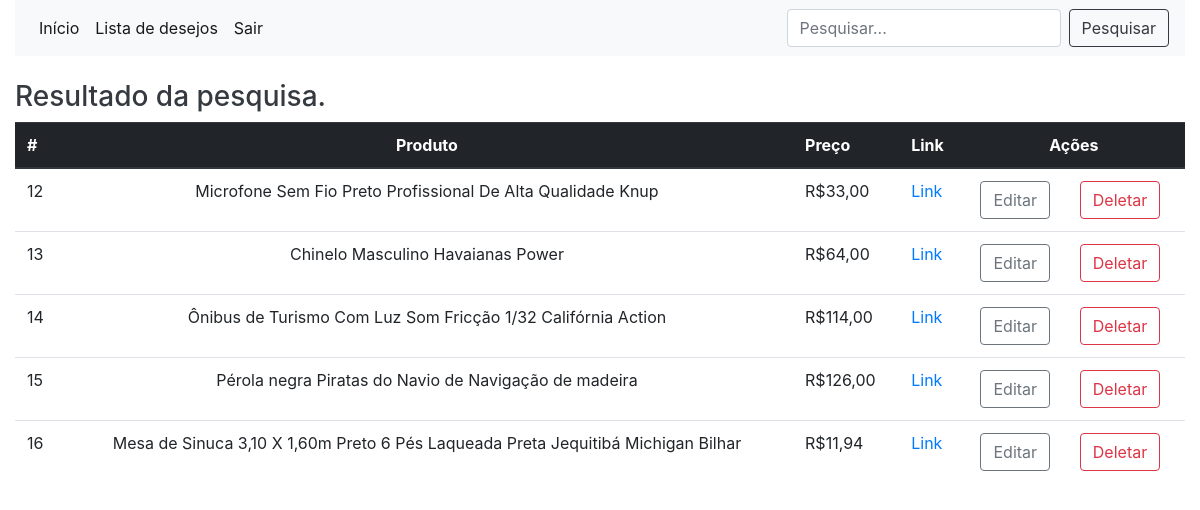
The app's page /pesquisar.php (signed in) with its own data.
### tables this page shows
CREATE TABLE `tb_produto` (
  `id_produto` int(11) NOT NULL,
  `produto` varchar(100) NOT NULL,
  `preco` float NOT NULL,
  `link` varchar(200) NOT NULL,
  `id_usuario` int(11) NOT NULL
);

### pesquisar.php (the view, shortened to what this page needs)
<html lang="pt-br">
<head>
<link rel="stylesheet" type="text/css" href="css/estilo.css">
<link rel="stylesheet" type="text/css" href="css/bootstrap.min.css">
</head>
<body class="container-fluid">
    <?php include 'menu.php'; ?>
           <h3 class="text-dark">Resultado da pesquisa.</h3>
    <?php
    include 'connect.php';
    $pesquisar = $_POST['pesquisar'];
    $sql = "SELECT id_produto, produto , preco, link
            FROM tb_produto
            WHERE produto LIKE '%$pesquisar%' OR preco LIKE '%$pesquisar%' OR link LIKE '%$pesquisar%'
            LIMIT 5";
    $resultado = mysqli_query($connect, $sql);
    if(mysqli_affected_rows($connect) > 0 )
    {
        $desejos = array(); ?>
            <table class="table">
            <thead class="thead-dark">
                <tr>
                    <th scope="col">#</th>
                    <th scope="col" class="text-center">Produto</th>
                    <th scope="col">Preço</th>
                    <th scope="col">Link</th>
                    <th colspan="2" class="text-center">Ações</th>
                </tr>
            <?php
            while ($desejos = mysqli_fetch_assoc($resultado) )
            {
                echo '<tr>';
                foreach ($desejos as $coluna_atual => $valor_atual) {
                    if($coluna_atual == 'id_produto')
                    {
                        $id_produto = $valor_atual;
                        echo '<td>' .$valor_atual. '</td>';
                    }
                    else if($coluna_atual == 'produto')
                    {
                        echo '<td class = "text-center">' .$valor_atual. '</td>';
                    }
                    else if($coluna_atual == 'preco')
                    {
                        $preco = $valor_atual;
                        $valor_atual = number_format($preco, 2, ',', '.');
                        echo '<td>R$' .$valor_atual. '</td>';
                    }
                    else if($coluna_atual == 'link')
                    {
                        echo '<td><a href="' .$valor_atual. '">Link</a></td>';
                    }
                }
                echo '<td class="text-center"><a href="editar_produto.php?id_produto='.$id_produto.'" class="btn btn-outline-secondary">Editar</a></td>';
                echo '<td class"=text-center"><a href="deletar_produto.php?id_produto='.$id_produto.'"  class="btn btn-outline-danger">Deletar</a></td>';
                echo '</tr>';
            }
            ?>
                </thead>
            </table>
                    <?php
    }
   else
    {
        echo '<p> <h4 class="alert alert-dark">Produto não encontrado</h4></p>';
    }
?>
</body>
</html>

### menu.php (shortened to what this page needs)
<?php
if(empty($_SESSION['usuario']) && empty($_SESSION['senha']))
{
	$itens = '<li class="nav-item active">
        		<a class="nav-link" href="cadastro.php">Cadastrar-se</a>
      		  </li>
			  <li class="nav-item active">
        		<a class="nav-link" href="login.php">Entrar</a>
      		  </li>';
    $caixa ='';
}
else
{
	$itens = '<li class="nav-item active">
        		<a class="nav-link" href="lista_desejos.php">Lista de desejos</a>
      		  </li>
			  <li class="nav-item active">
        		<a class="nav-link" href="logout.php">Sair</a>
      		  </li>';
    $caixa = '<form class="form-inline my-2 my-lg-0" action="pesquisar.php" method="post">
      			<input class="form-control mr-sm-2" type="search" name="pesquisar" placeholder="Pesquisar..." aria-label="Search">
      			<button class="btn btn-outline-dark my-2 my-sm-0" type="submit">Pesquisar</button>
    		  </form>';
} ?>
<nav class="navbar navbar-expand-lg navbar-light bg-light">
	<div class="collapse navbar-collapse" id="navbarSupportedContent">
    	<ul class="navbar-nav mr-auto">
      		<li class="nav-item active">
        		<a class="nav-link" href="index.php">Início <span class="sr-only">(current)</span></a>
      		</li>
      		<?php echo $itens; ?>
    	</ul>
    	<?php echo $caixa; ?>
  	</div>
</nav><br>

### records on screen
tb_produto: id_produto "12", produto "Microfone Sem Fio Preto Profissional De Alta Qualidade Knup", preco "33,00"
tb_produto: id_produto "13", produto "Chinelo Masculino Havaianas Power", preco "64,00"
tb_produto: id_produto "14", produto "Ônibus de Turismo Com Luz Som Fricção 1/32 Califórnia Action", preco "114,00"
tb_produto: id_produto "15", produto "Pérola negra Piratas do Navio de Navigação de madeira", preco "126,00"
tb_produto: id_produto "16", produto "Mesa de Sinuca 3,10 X 1,60m Preto 6 Pés Laqueada Preta Jequitibá Michigan Bilhar", preco "11,94"
